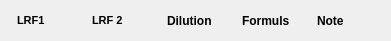
  <widget class="QWidget" name="Widget_for_maint_button" native="true">
   <property name="geometry">
    <rect>
     <x>720</x>
     <y>390</y>
     <width>391</width>
     <height>41</height>
    </rect>
   </property>
   <layout class="QGridLayout" name="gridLayout_3">
    <item row="0" column="0">
     <layout class="QHBoxLayout" name="layout_for_main_button">
      <item>
       <widget class="QRadioButton" name="Lrf1_button_radio">
        <property name="font">
         <font>
          <pointsize>8</pointsize>
          <weight>75</weight>
          <bold>true</bold>
         </font>
        </property>
        <property name="styleSheet">
         <string notr="true"> QRadioButton::indicator {
        width: 0px;  
        height: 0px; 
        background: transparent; 
    }

</string>
        </property>
        <property name="text">
         <string notr="true">LRF1</string>
        </property>
       </widget>
      </item>
      <item>
       <widget class="QRadioButton" name="Lrf2_button_radio">
        <property name="font">
         <font>
          <pointsize>8</pointsize>
          <weight>75</weight>
          <bold>true</bold>
         </font>
        </property>
        <property name="styleSheet">
         <string notr="true"> QRadioButton::indicator {
        width: 0px;  
        height: 0px; 
        background: transparent; 
    }</string>
        </property>
        <property name="text">
         <string>LRF 2</string>
        </property>
       </widget>
      </item>
      <item>
       <widget class="QRadioButton" name="dilution_button_radio">
        <property name="font">
         <font>
          <weight>75</weight>
          <bold>true</bold>
         </font>
        </property>
        <property name="styleSheet">
         <string notr="true"> QRadioButton::indicator {
        width: 0px;  
        height: 0px; 
        background: transparent; 
    }</string>
        </property>
        <property name="text">
         <string>Dilution</string>
        </property>
       </widget>
      </item>
      <item>
       <widget class="QRadioButton" name="formuls_button_radio">
        <property name="font">
         <font>
          <weight>75</weight>
          <bold>true</bold>
         </font>
        </property>
        <property name="styleSheet">
         <string notr="true"> QRadioButton::indicator {
        width: 0px;  
        height: 0px; 
        background: transparent; 
    }</string>
        </property>
        <property name="text">
         <string>Formuls</string>
        </property>
       </widget>
      </item>
      <item>
       <widget class="QRadioButton" name="note_button_radio">
        <property name="font">
         <font>
          <weight>75</weight>
          <bold>true</bold>
         </font>
        </property>
        <property name="styleSheet">
         <string notr="true"> QRadioButton::indicator {
        width: 0px;  
        height: 0px; 
        background: transparent; 
    }</string>
        </property>
        <property name="text">
         <string>Note</string>
        </property>
       </widget>
      </item>
     </layout>
    </item>
   </layout>
  </widget>
